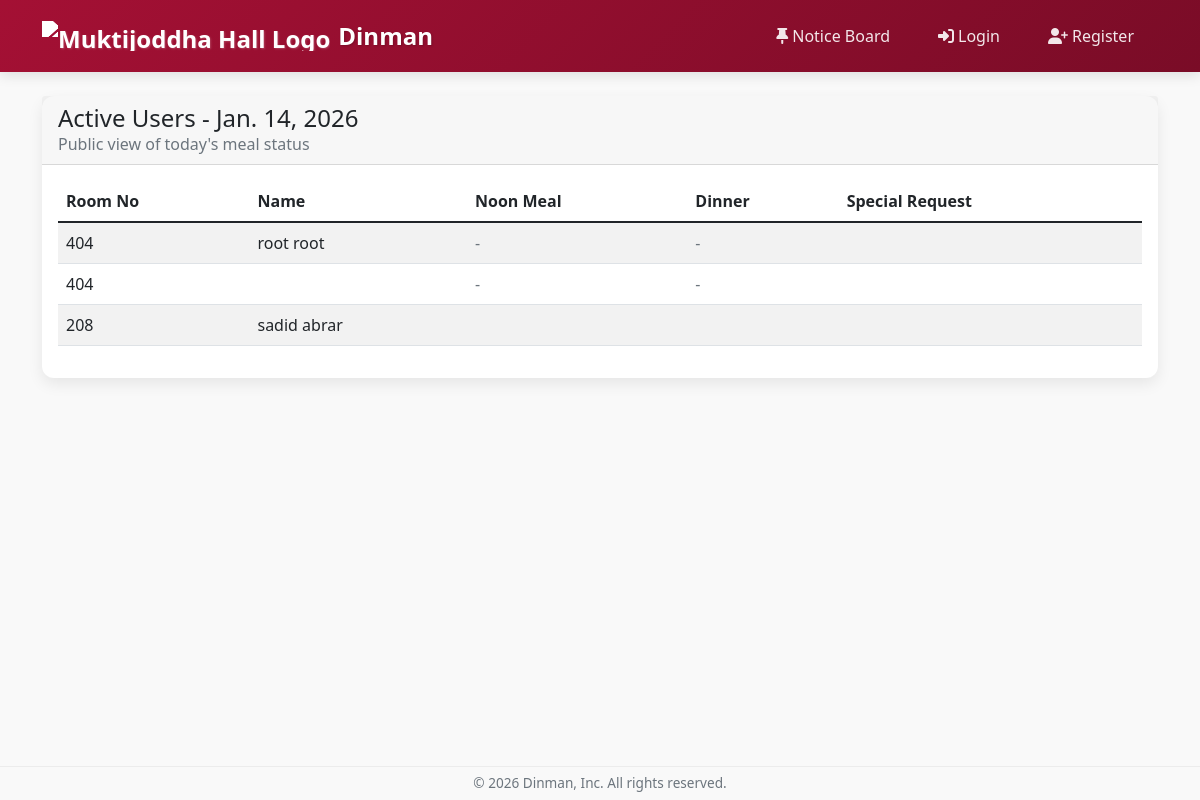
Page /active-users/ on the earlier database version.
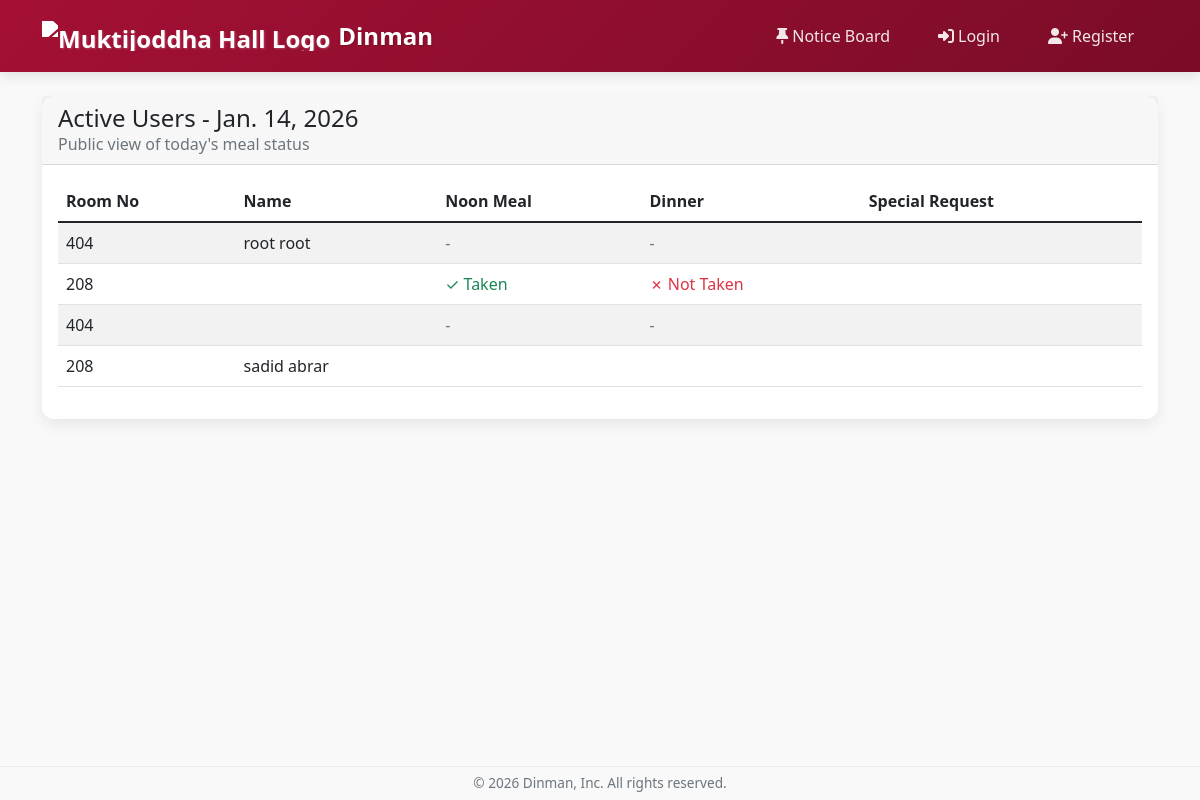
Same page on the later database version.
### dining/models.py (models this page shows, shortened)
class UserProfile(models.Model):
    user = models.OneToOneField(User, on_delete=models.CASCADE)
    room_number = models.CharField(max_length=10)
    mobile_number = models.CharField(max_length=15)
    balance = models.DecimalField(max_digits=10, decimal_places=2, default=0.00)
    meal_active = models.BooleanField(default=True)
    is_dining_manager = models.BooleanField(default=False)
    meal_type = models.CharField(max_length=10, choices=[
        ('full', 'Full Meal'),
        ('half', 'Half Meal')
    ], default='full')

class MealRecord(models.Model):
    MEAL_TYPES = [
        ('noon', 'Noon Meal'),
        ('dinner', 'Dinner'),
    ]
    user = models.ForeignKey(User, on_delete=models.CASCADE)
    date = models.DateField(default=timezone.now)
    meal_type = models.CharField(max_length=10, choices=MEAL_TYPES)
    taken = models.BooleanField(default=False)
    requested_for_night = models.BooleanField(default=False)
    meal_count = models.DecimalField(max_digits=4, decimal_places=2, default=1.0)  # 1.0, 2.0, 0.5 etc.
    class Meta:
        unique_together = ['user', 'date', 'meal_type']

### dining/views.py (the view)
# urls.py: path('active-users/', views.active_users_view, name='active_users'),
def active_users_view(request):
    today = timezone.now().date()
    active_users = UserProfile.objects.filter(meal_active=True)
    context = {
        'active_users': active_users,
        'today': today,
    }
    return render(request, 'dining/active_users.html', context)

### dining/templates/dining/active_users.html (shortened to what this page needs)
{% extends 'base.html' %}
{% block content %}
<div class="container mt-4">
    <div class="card">
        <div class="card-header">
            <h4 class="mb-0">Active Users - {{ today }}</h4>
            <p class="text-muted mb-0">Public view of today's meal status</p>
        </div>
        <div class="card-body">
            <div class="table-responsive">
                <table class="table table-striped">
                    <thead>
                        <tr>
                            <th>Room No</th>
                            <th>Name</th>
                            <th>Noon Meal</th>
                            <th>Dinner</th>
                            <th>Special Request</th>
                        </tr>
                    </thead>
                    <tbody>
                        {% for profile in active_users %}
                        <tr>
                            <td>{{ profile.room_number }}</td>
                            <td>{{ profile.user.get_full_name }}</td>
                            <td>
                                {% with profile.user.mealrecord_set.all as meals %}
                                    {% for meal in meals %}
                                        {% if meal.date == today and meal.meal_type == 'noon' %}
                                            {% if meal.taken %}
                                                <span class="text-success">✓ Taken</span>
                                            {% else %}
                                                <span class="text-danger">✗ Not Taken</span>
                                            {% endif %}
                                        {% endif %}
                                    {% empty %}
                                        <span class="text-secondary">-</span>
                                    {% endfor %}
                                {% endwith %}
                            </td>
                            <td>
                                {% with profile.user.mealrecord_set.all as meals %}
                                    {% for meal in meals %}
                                        {% if meal.date == today and meal.meal_type == 'dinner' %}
                                            {% if meal.taken %}
                                                <span class="text-success">✓ Taken</span>
                                            {% else %}
                                                <span class="text-danger">✗ Not Taken</span>
                                            {% endif %}
                                        {% endif %}
                                    {% empty %}
                                        <span class="text-secondary">-</span>
                                    {% endfor %}
                                {% endwith %}
                            </td>
                            <td>
                            </td>
                        </tr>
                        {% empty %}
                        <tr>
                            <td colspan="5" class="text-center text-muted">No active users found</td>
                        </tr>
                        {% endfor %}
                    </tbody>
                </table>
            </div>
        </div>
    </div>
</div>
{% endblock %}

Differences in the rows shown:
now on this page (row edited): UserProfile: room_number "208"
now on this page (row unchanged): MealRecord: date "✓ Taken", shown under "208"
now on this page (row edited): MealRecord: date "✗ Not Taken", shown under "208"
